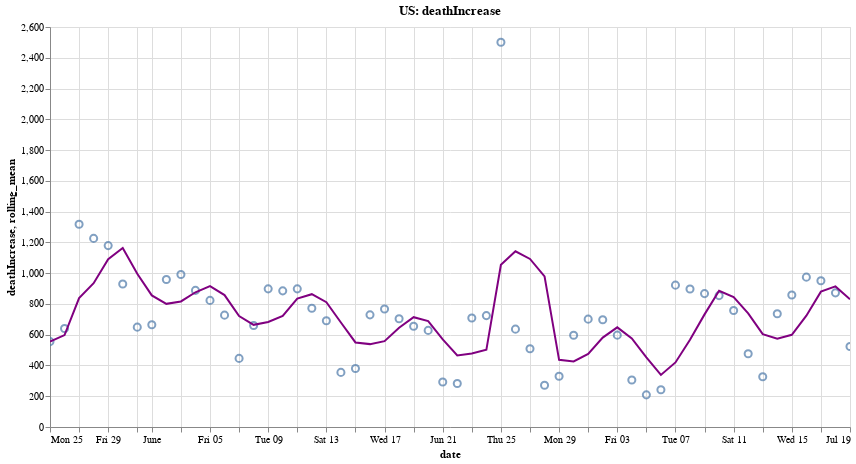

Source (notebook cell):
### Code cell
create_plot(us, 'deathIncrease')

### Figure 1 — Vega-Lite specification as saved in the notebook (floating-point values rounded to 4 significant figures)
{"config": {"view": {"continuousWidth": 400, "continuousHeight": 300}}, "layer": [{"mark": {"type": "point", "size": 50}, "encoding": {"tooltip": [{"type": "temporal", "field": "date"}, {"type": "quantitative", "field": "deathIncrease"}], "x": {"type": "temporal", "field": "date"}, "y": {"type": "quantitative", "field": "deathIncrease"}}, "height": 400, "selection": {"selector003": {"type": "interval", "bind": "scales", "encodings": ["x", "y"]}}, "title": "US: deathIncrease", "width": 800}, {"mark": {"type": "line", "color": "purple", "size": 2}, "encoding": {"x": {"type": "temporal", "field": "date"}, "y": {"type": "quantitative", "field": "rolling_mean"}}, "transform": [{"window": [{"op": "mean", "field": "deathIncrease", "as": "rolling_mean"}], "frame": [0, 3]}]}], "data": {"name": "data-ad8317b16350058801f5fee3e14eb804"}, "$schema": "https://vega.github.io/schema/vega-lite/v4.8.1.json", "datasets": {"data-ad8317b16350058801f5fee3e14eb804": [{"date": "2020-07-19T00:00:00", "totalTestResultsIncrease": 764200.0, "positiveIncrease": 63790.0, "death": 132900.0, "deathIncrease": 523.0, "positiveRate": 0.083, "state": "US"}, {"date": "2020-07-18T00:00:00", "totalTestResultsIncrease": 761800.0, "positiveIncrease": 65180.0, "death": 132400.0, "deathIncrease": 872.0, "positiveRate": 0.086, "state": "US"}, {"date": "2020-07-17T00:00:00", "totalTestResultsIncrease": 851800.0, "positiveIncrease": 77230.0, "death": 131500.0, "deathIncrease": 951.0, "positiveRate": 0.091, "state": "US"}, {"date": "2020-07-16T00:00:00", "totalTestResultsIncrease": 824600.0, "positiveIncrease": 70950.0, "death": 130600.0, "deathIncrease": 974.0, "positiveRate": 0.086, "state": "US"}, {"date": "2020-07-15T00:00:00", "totalTestResultsIncrease": 762800.0, "positiveIncrease": 65380.0, "death": 129600.0, "deathIncrease": 858.0, "positiveRate": 0.086, "state": "US"}, {"date": "2020-07-14T00:00:00", "totalTestResultsIncrease": 760300.0, "positiveIncrease": 62880.0, "death": 128700.0, "deathIncrease": 736.0, "positiveRate": 0.083, "state": "US"}, {"date": "2020-07-13T00:00:00", "totalTestResultsIncrease": 722100.0, "positiveIncrease": 58460.0, "death": 128000.0, "deathIncrease": 327.0, "positiveRate": 0.081, "state": "US"}, {"date": "2020-07-12T00:00:00", "totalTestResultsIncrease": 727300.0, "positiveIncrease": 60980.0, "death": 127700.0, "deathIncrease": 476.0, "positiveRate": 0.084, "state": "US"}, {"date": "2020-07-11T00:00:00", "totalTestResultsIncrease": 635400.0, "positiveIncrease": 63010.0, "death": 127200.0, "deathIncrease": 757.0, "positiveRate": 0.099, "state": "US"}, {"date": "2020-07-10T00:00:00", "totalTestResultsIncrease": 823400.0, "positiveIncrease": 66640.0, "death": 126400.0, "deathIncrease": 854.0, "positiveRate": 0.081, "state": "US"}, {"date": "2020-07-09T00:00:00", "totalTestResultsIncrease": 698800.0, "positiveIncrease": 58840.0, "death": 125600.0, "deathIncrease": 867.0, "positiveRate": 0.084, "state": "US"}, {"date": "2020-07-08T00:00:00", "totalTestResultsIncrease": 628300.0, "positiveIncrease": 62150.0, "death": 124700.0, "deathIncrease": 897.0, "positiveRate": 0.099, "state": "US"}, {"date": "2020-07-07T00:00:00", "totalTestResultsIncrease": 633200.0, "positiveIncrease": 51770.0, "death": 123800.0, "deathIncrease": 922.0, "positiveRate": 0.082, "state": "US"}, {"date": "2020-07-06T00:00:00", "totalTestResultsIncrease": 520000.0, "positiveIncrease": 41600.0, "death": 122900.0, "deathIncrease": 242.0, "positiveRate": 0.08, "state": "US"}, {"date": "2020-07-05T00:00:00", "totalTestResultsIncrease": 656900.0, "positiveIncrease": 45790.0, "death": 122700.0, "deathIncrease": 209.0, "positiveRate": 0.07, "state": "US"}, {"date": "2020-07-04T00:00:00", "totalTestResultsIncrease": 642200.0, "positiveIncrease": 54730.0, "death": 122500.0, "deathIncrease": 306.0, "positiveRate": 0.085, "state": "US"}, {"date": "2020-07-03T00:00:00", "totalTestResultsIncrease": 721400.0, "positiveIncrease": 54220.0, "death": 122100.0, "deathIncrease": 597.0, "positiveRate": 0.075, "state": "US"}, {"date": "2020-07-02T00:00:00", "totalTestResultsIncrease": 663400.0, "positiveIncrease": 53830.0, "death": 121600.0, "deathIncrease": 697.0, "positiveRate": 0.081, "state": "US"}, {"date": "2020-07-01T00:00:00", "totalTestResultsIncrease": 633300.0, "positiveIncrease": 50670.0, "death": 120900.0, "deathIncrease": 701.0, "positiveRate": 0.08, "state": "US"}, {"date": "2020-06-30T00:00:00", "totalTestResultsIncrease": 633900.0, "positiveIncrease": 47460.0, "death": 120200.0, "deathIncrease": 596.0, "positiveRate": 0.075, "state": "US"}, {"date": "2020-06-29T00:00:00", "totalTestResultsIncrease": 631700.0, "positiveIncrease": 39180.0, "death": 119600.0, "deathIncrease": 330.0, "positiveRate": 0.062, "state": "US"}, {"date": "2020-06-28T00:00:00", "totalTestResultsIncrease": 586600.0, "positiveIncrease": 41860.0, "death": 119200.0, "deathIncrease": 271.0, "positiveRate": 0.071, "state": "US"}, {"date": "2020-06-27T00:00:00", "totalTestResultsIncrease": 602900.0, "positiveIncrease": 43780.0, "death": 119000.0, "deathIncrease": 509.0, "positiveRate": 0.073, "state": "US"}, {"date": "2020-06-26T00:00:00", "totalTestResultsIncrease": 602000.0, "positiveIncrease": 44420.0, "death": 118400.0, "deathIncrease": 636.0, "positiveRate": 0.074, "state": "US"}, {"date": "2020-06-25T00:00:00", "totalTestResultsIncrease": 635900.0, "positiveIncrease": 39070.0, "death": 117800.0, "deathIncrease": 2501.0, "positiveRate": 0.061, "state": "US"}, {"date": "2020-06-24T00:00:00", "totalTestResultsIncrease": 511100.0, "positiveIncrease": 38680.0, "death": 115300.0, "deathIncrease": 724.0, "positiveRate": 0.076, "state": "US"}, {"date": "2020-06-23T00:00:00", "totalTestResultsIncrease": 499600.0, "positiveIncrease": 33020.0, "death": 114600.0, "deathIncrease": 708.0, "positiveRate": 0.066, "state": "US"}, {"date": "2020-06-22T00:00:00", "totalTestResultsIncrease": 462400.0, "positiveIncrease": 27020.0, "death": 113900.0, "deathIncrease": 283.0, "positiveRate": 0.058, "state": "US"}, {"date": "2020-06-21T00:00:00", "totalTestResultsIncrease": 512800.0, "positiveIncrease": 27280.0, "death": 113600.0, "deathIncrease": 292.0, "positiveRate": 0.053, "state": "US"}, {"date": "2020-06-20T00:00:00", "totalTestResultsIncrease": 567200.0, "positiveIncrease": 31990.0, "death": 113300.0, "deathIncrease": 628.0, "positiveRate": 0.056, "state": "US"}, {"date": "2020-06-19T00:00:00", "totalTestResultsIncrease": 569500.0, "positiveIncrease": 31050.0, "death": 112700.0, "deathIncrease": 655.0, "positiveRate": 0.055, "state": "US"}, {"date": "2020-06-18T00:00:00", "totalTestResultsIncrease": 513900.0, "positiveIncrease": 27530.0, "death": 112000.0, "deathIncrease": 704.0, "positiveRate": 0.054, "state": "US"}, {"date": "2020-06-17T00:00:00", "totalTestResultsIncrease": 487200.0, "positiveIncrease": 23870.0, "death": 111300.0, "deathIncrease": 767.0, "positiveRate": 0.049, "state": "US"}, {"date": "2020-06-16T00:00:00", "totalTestResultsIncrease": 463100.0, "positiveIncrease": 23440.0, "death": 110500.0, "deathIncrease": 729.0, "positiveRate": 0.051, "state": "US"}, {"date": "2020-06-15T00:00:00", "totalTestResultsIncrease": 435200.0, "positiveIncrease": 18510.0, "death": 109800.0, "deathIncrease": 380.0, "positiveRate": 0.043, "state": "US"}, {"date": "2020-06-14T00:00:00", "totalTestResultsIncrease": 482900.0, "positiveIncrease": 21370.0, "death": 109400.0, "deathIncrease": 355.0, "positiveRate": 0.044, "state": "US"}, {"date": "2020-06-13T00:00:00", "totalTestResultsIncrease": 505400.0, "positiveIncrease": 25340.0, "death": 109100.0, "deathIncrease": 691.0, "positiveRate": 0.05, "state": "US"}, {"date": "2020-06-12T00:00:00", "totalTestResultsIncrease": 617400.0, "positiveIncrease": 23480.0, "death": 108400.0, "deathIncrease": 772.0, "positiveRate": 0.038, "state": "US"}, {"date": "2020-06-11T00:00:00", "totalTestResultsIncrease": 456400.0, "positiveIncrease": 22030.0, "death": 107600.0, "deathIncrease": 898.0, "positiveRate": 0.048, "state": "US"}, {"date": "2020-06-10T00:00:00", "totalTestResultsIncrease": 428300.0, "positiveIncrease": 20800.0, "death": 106700.0, "deathIncrease": 885.0, "positiveRate": 0.049, "state": "US"}, {"date": "2020-06-09T00:00:00", "totalTestResultsIncrease": 420000.0, "positiveIncrease": 17180.0, "death": 105800.0, "deathIncrease": 898.0, "positiveRate": 0.041, "state": "US"}, {"date": "2020-06-08T00:00:00", "totalTestResultsIncrease": 396200.0, "positiveIncrease": 17010.0, "death": 104900.0, "deathIncrease": 660.0, "positiveRate": 0.043, "state": "US"}, {"date": "2020-06-07T00:00:00", "totalTestResultsIncrease": 447200.0, "positiveIncrease": 18820.0, "death": 104300.0, "deathIncrease": 446.0, "positiveRate": 0.042, "state": "US"}, {"date": "2020-06-06T00:00:00", "totalTestResultsIncrease": 512400.0, "positiveIncrease": 23110.0, "death": 103800.0, "deathIncrease": 727.0, "positiveRate": 0.045, "state": "US"}, {"date": "2020-06-05T00:00:00", "totalTestResultsIncrease": 506300.0, "positiveIncrease": 23350.0, "death": 103100.0, "deathIncrease": 823.0, "positiveRate": 0.046, "state": "US"}, {"date": "2020-06-04T00:00:00", "totalTestResultsIncrease": 461000.0, "positiveIncrease": 20840.0, "death": 102300.0, "deathIncrease": 888.0, "positiveRate": 0.045, "state": "US"}, {"date": "2020-06-03T00:00:00", "totalTestResultsIncrease": 466700.0, "positiveIncrease": 20310.0, "death": 101400.0, "deathIncrease": 991.0, "positiveRate": 0.044, "state": "US"}, {"date": "2020-06-02T00:00:00", "totalTestResultsIncrease": 418600.0, "positiveIncrease": 19980.0, "death": 100400.0, "deathIncrease": 959.0, "positiveRate": 0.048, "state": "US"}, {"date": "2020-06-01T00:00:00", "totalTestResultsIncrease": 412300.0, "positiveIncrease": 20420.0, "death": 99450.0, "deathIncrease": 665.0, "positiveRate": 0.05, "state": "US"}, {"date": "2020-05-31T00:00:00", "totalTestResultsIncrease": 396200.0, "positiveIncrease": 21640.0, "death": 98780.0, "deathIncrease": 649.0, "positiveRate": 0.055, "state": "US"}, {"date": "2020-05-30T00:00:00", "totalTestResultsIncrease": 425800.0, "positiveIncrease": 23760.0, "death": 98130.0, "deathIncrease": 929.0, "positiveRate": 0.056, "state": "US"}, {"date": "2020-05-29T00:00:00", "totalTestResultsIncrease": 487200.0, "positiveIncrease": 23520.0, "death": 97200.0, "deathIncrease": 1179.0, "positiveRate": 0.048, "state": "US"}, {"date": "2020-05-28T00:00:00", "totalTestResultsIncrease": 434500.0, "positiveIncrease": 22600.0, "death": 96020.0, "deathIncrease": 1226.0, "positiveRate": 0.052, "state": "US"}, {"date": "2020-05-27T00:00:00", "totalTestResultsIncrease": 308400.0, "positiveIncrease": 19380.0, "death": 94800.0, "deathIncrease": 1318.0, "positiveRate": 0.063, "state": "US"}, {"date": "2020-05-26T00:00:00", "totalTestResultsIncrease": 305900.0, "positiveIncrease": 16630.0, "death": 93480.0, "deathIncrease": 640.0, "positiveRate": 0.054, "state": "US"}, {"date": "2020-05-25T00:00:00", "totalTestResultsIncrease": 422600.0, "positiveIncrease": 18800.0, "death": 92840.0, "deathIncrease": 555.0, "positiveRate": 0.044, "state": "US"}]}}
